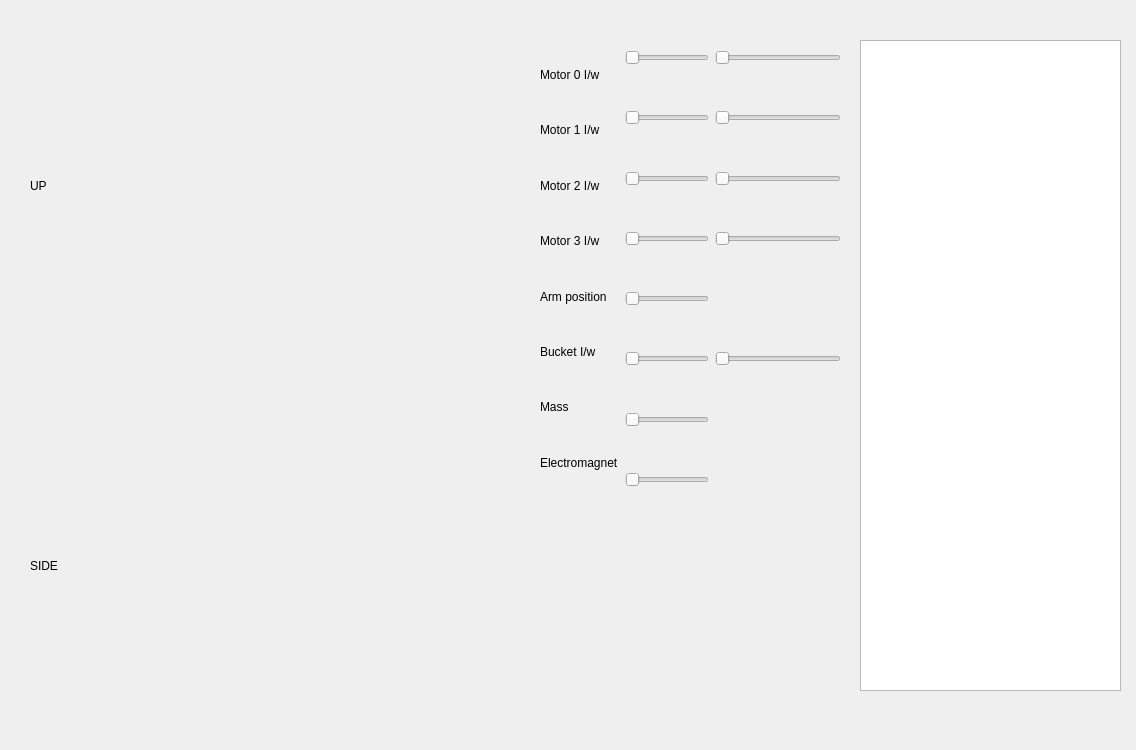
<?xml version="1.0" encoding="UTF-8"?>
<ui version="4.0">
 <class>SCADA</class>
 <widget class="QWidget" name="SCADA">
  <property name="geometry">
   <rect>
    <x>0</x>
    <y>0</y>
    <width>1136</width>
    <height>750</height>
   </rect>
  </property>
  <property name="windowTitle">
   <string>Form</string>
  </property>
  <widget class="QLabel" name="labelSide">
   <property name="geometry">
    <rect>
     <x>30</x>
     <y>20</y>
     <width>481</width>
     <height>331</height>
    </rect>
   </property>
   <property name="text">
    <string>UP</string>
   </property>
  </widget>
  <widget class="QLabel" name="labelUp">
   <property name="geometry">
    <rect>
     <x>30</x>
     <y>390</y>
     <width>481</width>
     <height>351</height>
    </rect>
   </property>
   <property name="text">
    <string>SIDE</string>
   </property>
  </widget>
  <widget class="QWidget" name="horizontalLayoutWidget">
   <property name="geometry">
    <rect>
     <x>540</x>
     <y>50</y>
     <width>301</width>
     <height>437</height>
    </rect>
   </property>
   <layout class="QHBoxLayout" name="horizontalLayout">
    <item>
     <layout class="QVBoxLayout" name="verticalLayout">
      <item>
       <widget class="QLabel" name="label_10">
        <property name="text">
         <string>Motor 0 I/w</string>
        </property>
       </widget>
      </item>
      <item>
       <widget class="QLabel" name="label_9">
        <property name="text">
         <string>Motor 1 I/w</string>
        </property>
       </widget>
      </item>
      <item>
       <widget class="QLabel" name="label_8">
        <property name="text">
         <string>Motor 2 I/w</string>
        </property>
       </widget>
      </item>
      <item>
       <widget class="QLabel" name="label">
        <property name="text">
         <string>Motor 3 I/w</string>
        </property>
       </widget>
      </item>
      <item>
       <widget class="QLabel" name="label_11">
        <property name="text">
         <string>Arm position</string>
        </property>
       </widget>
      </item>
      <item>
       <widget class="QLabel" name="label_7">
        <property name="text">
         <string>Bucket I/w</string>
        </property>
       </widget>
      </item>
      <item>
       <widget class="QLabel" name="label_5">
        <property name="text">
         <string>Mass</string>
        </property>
       </widget>
      </item>
      <item>
       <widget class="QLabel" name="label_4">
        <property name="text">
         <string>Electromagnet</string>
        </property>
       </widget>
      </item>
     </layout>
    </item>
    <item>
     <layout class="QFormLayout" name="formLayout">
      <property name="fieldGrowthPolicy">
       <enum>QFormLayout::AllNonFixedFieldsGrow</enum>
      </property>
      <item row="0" column="0">
       <widget class="QSlider" name="sliderEngine0I">
        <property name="maximum">
         <number>255</number>
        </property>
        <property name="orientation">
         <enum>Qt::Horizontal</enum>
        </property>
       </widget>
      </item>
      <item row="0" column="1">
       <widget class="QSlider" name="sliderEngine0w">
        <property name="maximum">
         <number>255</number>
        </property>
        <property name="orientation">
         <enum>Qt::Horizontal</enum>
        </property>
       </widget>
      </item>
      <item row="1" column="0">
       <spacer name="verticalSpacer_2">
        <property name="orientation">
         <enum>Qt::Vertical</enum>
        </property>
        <property name="sizeHint" stdset="0">
         <size>
          <width>20</width>
          <height>40</height>
         </size>
        </property>
       </spacer>
      </item>
      <item row="2" column="0">
       <widget class="QSlider" name="sliderEngine1I">
        <property name="maximum">
         <number>255</number>
        </property>
        <property name="orientation">
         <enum>Qt::Horizontal</enum>
        </property>
       </widget>
      </item>
      <item row="2" column="1">
       <widget class="QSlider" name="sliderEngine1w">
        <property name="maximum">
         <number>255</number>
        </property>
        <property name="orientation">
         <enum>Qt::Horizontal</enum>
        </property>
       </widget>
      </item>
      <item row="3" column="0">
       <spacer name="verticalSpacer_3">
        <property name="orientation">
         <enum>Qt::Vertical</enum>
        </property>
        <property name="sizeHint" stdset="0">
         <size>
          <width>20</width>
          <height>40</height>
         </size>
        </property>
       </spacer>
      </item>
      <item row="4" column="0">
       <widget class="QSlider" name="sliderEngine2I">
        <property name="maximum">
         <number>255</number>
        </property>
        <property name="orientation">
         <enum>Qt::Horizontal</enum>
        </property>
       </widget>
      </item>
      <item row="4" column="1">
       <widget class="QSlider" name="sliderEngine2w">
        <property name="maximum">
         <number>255</number>
        </property>
        <property name="orientation">
         <enum>Qt::Horizontal</enum>
        </property>
       </widget>
      </item>
      <item row="5" column="0">
       <spacer name="verticalSpacer_4">
        <property name="orientation">
         <enum>Qt::Vertical</enum>
        </property>
        <property name="sizeHint" stdset="0">
         <size>
          <width>20</width>
          <height>40</height>
         </size>
        </property>
       </spacer>
      </item>
      <item row="6" column="0">
       <widget class="QSlider" name="sliderEngine3I">
        <property name="maximum">
         <number>255</number>
        </property>
        <property name="orientation">
         <enum>Qt::Horizontal</enum>
        </property>
       </widget>
      </item>
      <item row="6" column="1">
       <widget class="QSlider" name="sliderEngine3w">
        <property name="maximum">
         <number>255</number>
        </property>
        <property name="orientation">
         <enum>Qt::Horizontal</enum>
        </property>
       </widget>
      </item>
      <item row="7" column="0">
       <spacer name="verticalSpacer_5">
        <property name="orientation">
         <enum>Qt::Vertical</enum>
        </property>
        <property name="sizeHint" stdset="0">
         <size>
          <width>20</width>
          <height>40</height>
         </size>
        </property>
       </spacer>
      </item>
      <item row="8" column="0">
       <widget class="QSlider" name="sliderArm">
        <property name="maximum">
         <number>1</number>
        </property>
        <property name="orientation">
         <enum>Qt::Horizontal</enum>
        </property>
       </widget>
      </item>
      <item row="11" column="0">
       <widget class="QSlider" name="sliderCylinderI">
        <property name="maximum">
         <number>255</number>
        </property>
        <property name="orientation">
         <enum>Qt::Horizontal</enum>
        </property>
       </widget>
      </item>
      <item row="11" column="1">
       <widget class="QSlider" name="sliderCylinderw">
        <property name="maximum">
         <number>255</number>
        </property>
        <property name="orientation">
         <enum>Qt::Horizontal</enum>
        </property>
       </widget>
      </item>
      <item row="12" column="0">
       <spacer name="verticalSpacer_7">
        <property name="orientation">
         <enum>Qt::Vertical</enum>
        </property>
        <property name="sizeHint" stdset="0">
         <size>
          <width>20</width>
          <height>40</height>
         </size>
        </property>
       </spacer>
      </item>
      <item row="13" column="0">
       <widget class="QSlider" name="sliderMass">
        <property name="maximum">
         <number>255</number>
        </property>
        <property name="orientation">
         <enum>Qt::Horizontal</enum>
        </property>
       </widget>
      </item>
      <item row="15" column="0">
       <widget class="QSlider" name="sliderElectromagnet">
        <property name="maximum">
         <number>1</number>
        </property>
        <property name="orientation">
         <enum>Qt::Horizontal</enum>
        </property>
       </widget>
      </item>
      <item row="14" column="0">
       <spacer name="verticalSpacer_8">
        <property name="orientation">
         <enum>Qt::Vertical</enum>
        </property>
        <property name="sizeHint" stdset="0">
         <size>
          <width>20</width>
          <height>40</height>
         </size>
        </property>
       </spacer>
      </item>
      <item row="10" column="0">
       <spacer name="verticalSpacer_9">
        <property name="orientation">
         <enum>Qt::Vertical</enum>
        </property>
        <property name="sizeHint" stdset="0">
         <size>
          <width>20</width>
          <height>40</height>
         </size>
        </property>
       </spacer>
      </item>
     </layout>
    </item>
   </layout>
  </widget>
  <widget class="QTextBrowser" name="textBrowser">
   <property name="geometry">
    <rect>
     <x>860</x>
     <y>40</y>
     <width>261</width>
     <height>651</height>
    </rect>
   </property>
  </widget>
 </widget>
 <resources/>
 <connections/>
</ui>
